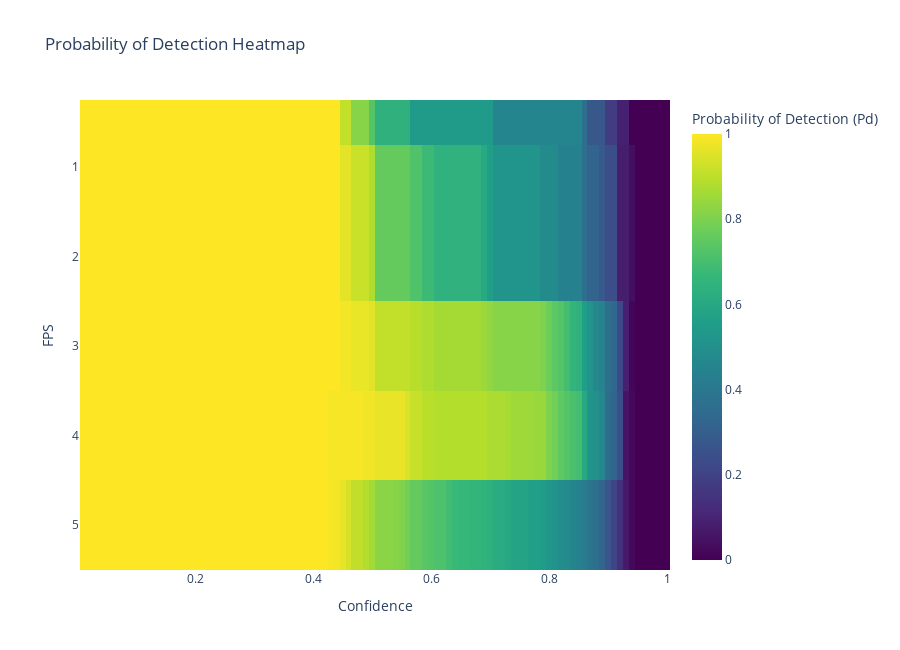

Notebook code cell kept with this figure:
### Code cell
# Create an interactive heatmap with hover text using Plotly
heatmap = px.imshow(
    df.pivot_table(index="FPS", columns="Confidence", values="Pd"),
    x=df['Confidence'].unique(),
    y=df['FPS'].unique(),
    color_continuous_scale="viridis",
    labels={"color": "Probability of Detection (Pd)"},
    title="Probability of Detection Heatmap",
    aspect = "auto",
)

heatmap.update_traces(text=df.pivot_table(index="FPS", columns="Confidence", values="Pd").values.tolist(), showscale=True)

# Adjust the size of the heatmap trace
heatmap.update_layout(
    autosize=False,  # Disable automatic resizing
    width=900,  # Set the desired width
    height=650,  # Set the desired height
)

### Figure 1 — Plotly figure (JSON) as saved in the notebook; plotly's stock layout.template omitted (floating-point values rounded to 4 significant figures; data arrays with more than 128 entries replaced by an {"elided": "..."} marker saying what was removed)
{"data": [{"coloraxis": "coloraxis", "hovertemplate": "Confidence: %{x}<br>FPS: %{y}<br>Probability of Detection (Pd): %{z}<extra></extra>", "name": "0", "showscale": true, "text": {"elided": "6x100 float values"}, "type": "heatmap", "x": [0.01, 0.02, 0.03, 0.04, 0.05, 0.06, 0.07, 0.08, 0.09, 0.1, 0.11, 0.12, 0.13, 0.14, 0.15, 0.16, 0.17, 0.18, 0.19, 0.2, 0.21, 0.22, 0.23, 0.24, 0.25, 0.26, 0.27, 0.28, 0.29, 0.3, 0.31, 0.32, 0.33, 0.34, 0.35, 0.36, 0.37, 0.38, 0.39, 0.4, 0.41, 0.42, 0.43, 0.44, 0.45, 0.46, 0.47, 0.48, 0.49, 0.5, 0.51, 0.52, 0.53, 0.54, 0.55, 0.56, 0.57, 0.58, 0.59, 0.6, 0.61, 0.62, 0.63, 0.64, 0.65, 0.66, 0.67, 0.68, 0.69, 0.7, 0.71, 0.72, 0.73, 0.74, 0.75, 0.76, 0.77, 0.78, 0.79, 0.8, 0.81, 0.82, 0.83, 0.84, 0.85, 0.86, 0.87, 0.88, 0.89, 0.9, 0.91, 0.92, 0.93, 0.94, 0.95, 0.96, 0.97, 0.98, 0.99, 1], "xaxis": "x", "y": [0.5, 1, 2, 3, 4, 5], "yaxis": "y", "z": {"elided": "6x100 float values"}}], "layout": {"autosize": false, "coloraxis": {"colorbar": {"title": {"text": "Probability of Detection (Pd)"}}, "colorscale": [[0, "#440154"], [0.1111, "#482878"], [0.2222, "#3e4989"], [0.3333, "#31688e"], [0.4444, "#26828e"], [0.5556, "#1f9e89"], [0.6667, "#35b779"], [0.7778, "#6ece58"], [0.8889, "#b5de2b"], [1, "#fde725"]]}, "height": 650, "title": {"text": "Probability of Detection Heatmap"}, "width": 900, "xaxis": {"anchor": "y", "domain": [0, 1], "title": {"text": "Confidence"}}, "yaxis": {"anchor": "x", "autorange": "reversed", "domain": [0, 1], "title": {"text": "FPS"}}}}
